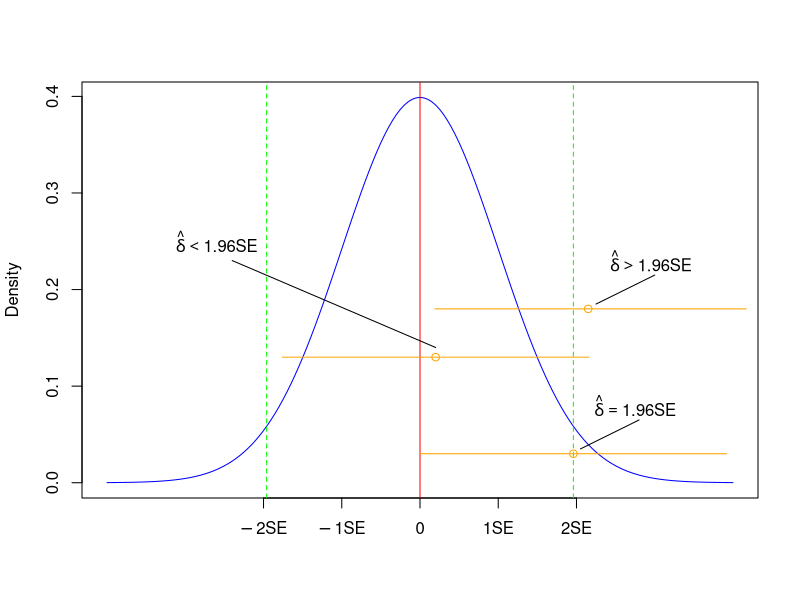

Write R code to recreate this figure.
# Labels for graph
lab1 <- expression(- 2*SE)
lab2 <- expression(- 1*SE)
lab3 <- expression(1*SE)
lab4 <- expression(2*SE)

# Draw sampling distribution
options(repr.plot.width=5, repr.plot.height=5)
plot(seq(-4, 4, by=.05), xaxt="none",  xlab=" ", ylab="Density", 
     dnorm(seq(-4, 4, by=.05), 0, 1), col="blue", type = "l")
axis(1, seq(-2, 2, by=1), labels=c(lab1, lab2, 0, lab3, lab4))

# True population value
abline(v=0, col="red")
# 1.96 SE from population value
abline(v=c(-1.96, 1.96), col="green", lty=2)

# Some 95% confidence intervals
points(c(0.2, 1.96, 2.15), c(0.13, 0.03, 0.18), col = "orange")

lines(c(-1.76, 2.16), c(0.13, 0.13), col="orange")
lines(c(0, 3.92), c(0.03, 0.03), col ="orange")
lines(c(0.19, 4.17), c(0.18, 0.18), col ="orange")

text(2.75, 0.08, expression(hat(delta)==1.96*SE))
text(-2.6, 0.25, expression(hat(delta)<1.96*SE))
text(2.95, 0.23, expression(hat(delta)>1.96*SE))

lines(c(2.25, 3), c(0.185, 0.215), col="black")
lines(c(2.05, 2.8), c(0.035, 0.065), col="black")
lines(c(-2.4, 0.2), c(0.23, 0.14), col="black")

